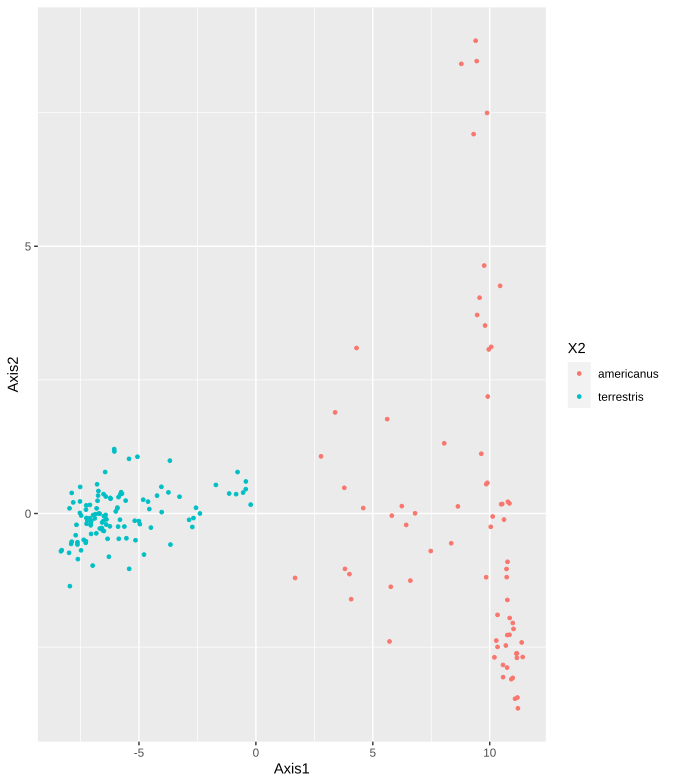

R code for this plot:
library(ggplot2)
library(plotly)
library(adegenet)
library(dplyr)
library(tidyr)
library(ggmap)
library(rnaturalearth)
library(rnaturalearthdata)
library(sf)
library(htmlwidgets)

# Load sample data and set row names to match alignment names
sampleData <- read.csv("~/Desktop/toad-project/toad-data.csv")
sampleData <- sampleData[!duplicated(sampleData["rename"]),]
rownames(sampleData) <- sampleData[,"rename"]

infile <- "clust-90-indel-16-samples-137-include-amer-terr-1.str" 
nsamples <- 183
nloci <- 3360

# infile <- "clust-90-indel-16-samples-126-include-amer-terr-2.str" 
# nsamples <- 169
# nloci <- 4003

input <- read.structure(infile, n.ind=nsamples, n.loc=nloci, ask=FALSE, 
    onerowperind=FALSE, row.marknames=0, NA.char="-9", col.pop=0, col.lab=1)

print("Missing data:")
sum(is.na(input$tab))

# Subset samples from sample data that is present in alignment
sampleNames <- unlist(dimnames(input@tab)[1])
sampleData <- sampleData[rownames(sampleData) %in% sampleNames,]

# PCA
X <- tab(input, freq=TRUE, NA.method="mean")
pca <- dudi.pca(X, scale=FALSE, scannf=FALSE, nf=3)

barplot(pca$eig[1:50], main="PCA eigenvalues", col=heat.colors(50))
ggsave("amer-terr-eigenvalues.svg", device="svg")


# ggplot PCA plot
split <- strsplit(row.names(pca$li), '_')
df <- data.frame(pca$li, do.call(rbind, split))
ggplot(df, aes(x=Axis1, y=Axis2)) +
  geom_point(aes(color=X2), size=1)
ggsave("amer-terr-pca.svg", device="svg")

# Plotly PCA Plot
p <- plot_ly(x=df$Axis1, y=df$Axis2, z=df$Axis3, type="scatter3d", 
             mode="markers", color=df$X2, text=rownames(df))
p
saveWidget(p, "amer-terr-pca.html")

# dapc
grp <- find.clusters(X, max.n.clust=10)
dapc1 <- dapc(X, grp$grp)
dapc1$grp
scatter(dapc1)

sampleData["group"] <- NA
for (i in 1: length(dapc1$grp)){
  sampleData[names(dapc1$grp[i]), "group"] <- as.numeric(dapc1$grp[i]) 
}

write.csv(sampleData, "amer-terr-dapc-groups.csv", row.names=FALSE)

# Maps
xlim1 <- c(-96.5, -72)
ylim1 <- c(30, 47)
scale <- 110
linewidth <- 1
# countries <- ne_countries(scale=scale, returnclass="sf")
# coast <- ne_coastline(scale=scale, returnclass="sf")
states <- ne_states(country="united states of america", returnclass="sf")


map1 <- ggplot() +
  geom_sf(data=states) +
  # geom_sf(data=coast) +
  geom_point(data=sampleData, mapping=aes(x=longitude, y=latitude, text=rownames(sampleData), color=as.factor(group))) +
  coord_sf(xlim=xlim1, ylim=ylim1, expand=FALSE)
map1
p <- ggplotly(map1)
p
saveWidget(p, "amer-terr-dapc-map.html")

xlim2 <- c(-87, -85)
ylim2 <- c(32.5, 34)
ggplot() +
  geom_sf(data=states) +
  geom_point(data=sampleData, mapping=aes(x=longitude, y=latitude, color=as.factor(group))) +
  coord_sf(xlim=xlim2, ylim=ylim2, expand=FALSE)

